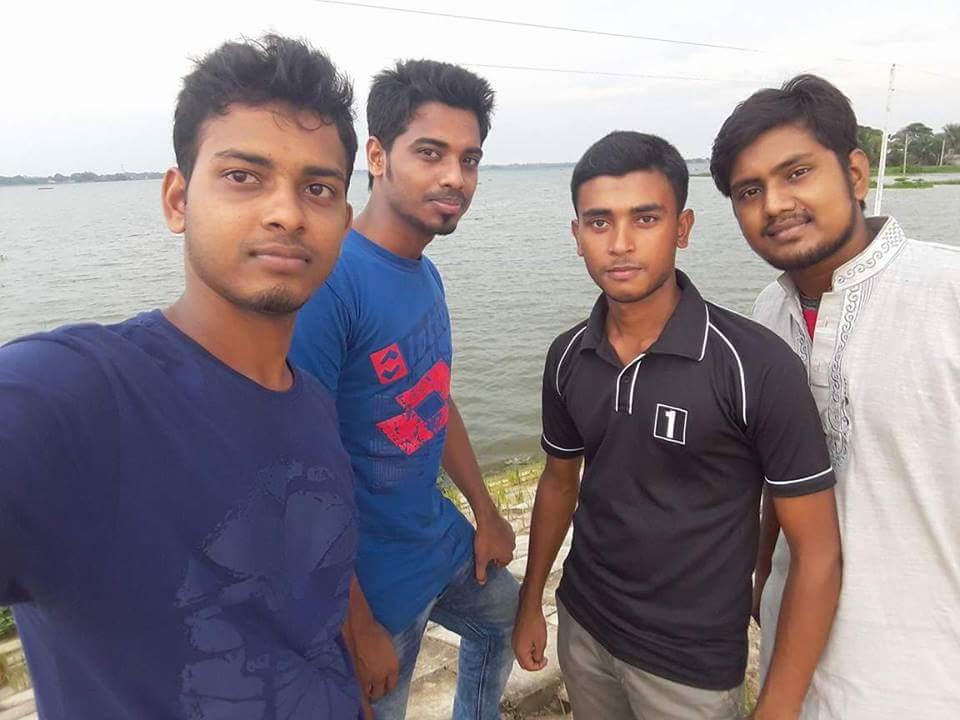
#> input picture Face recognition haar classifier/From image/pi.jpeg, 960 x 720 px
$ jupyter execute detection.ipynb
#> lines starting #> are read from the running program, lines starting #| are printed output that depends on the picture; after the words box and inside, x2 and y2 are one past the last pixel; in counts of white or black regions, pixels touching at a corner belong together
[cell 1]
import cv2

[cell 2]
# loading the test image
image = cv2.imread('pi.jpeg')# loading the test image
#> image is the input picture: shape (720, 960, 3); mean B, G, R 139, 132.1, 141.5

[cell 3]
# initialize the face recognizer (default face haar cascade)
face_cascade = cv2.CascadeClassifier("cascades/haarcascade_frontalface_default.xml")

[cell 4]
# converting to grayscale
image_gray = cv2.cvtColor(image, cv2.COLOR_BGR2GRAY)
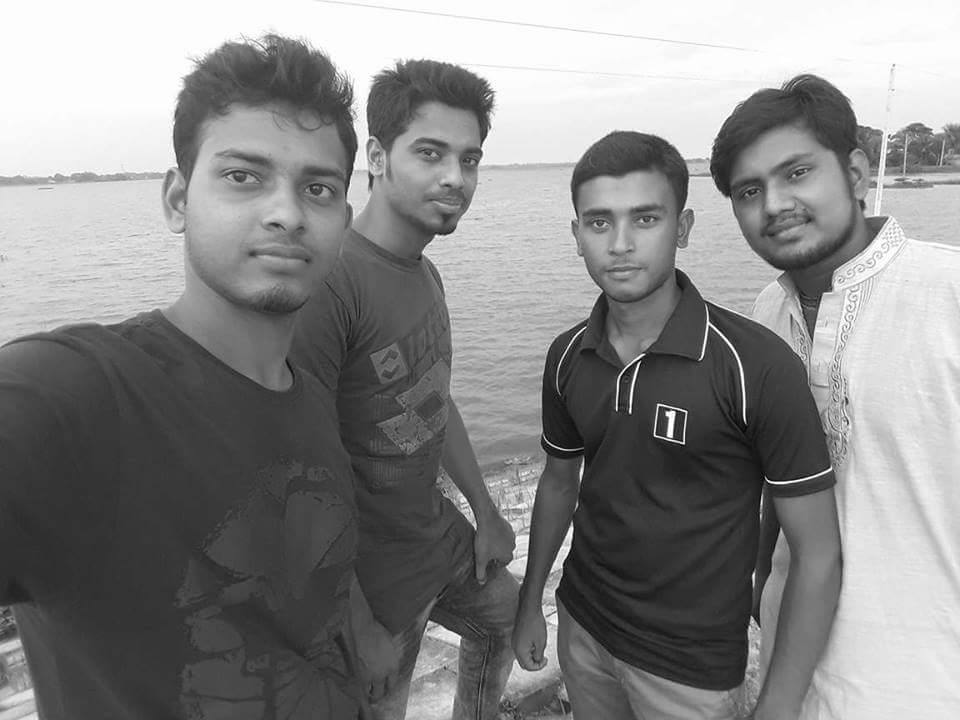
#> image_gray: shape (720, 960); min 0, max 255, mean 135.7

[cell 5]
cv2.imwrite("wegray.jpg", image_gray)
#> Out = True

[cell 6]
# detect all the faces in the image
faces = face_cascade.detectMultiScale(image_gray)
#> faces = [[808, 376, 28, 28], [840, 452, 61, 61], [560, 173, 124, 124], [382, 106, 129, 129], [709, 122, 142, 142], [177, 103, 203, 203]]
# print the number of faces detected
print(f"{len(faces)} faces detected in the image.")
#| 6 faces detected in the image.

[cell 7]
# for every face, draw a blue rectangle
for x, y, width, height in faces:
    cv2.rectangle(image, (x, y), (x + width, y + height), color=(255, 0, 0), thickness=2)
#> this loop made 6 passes
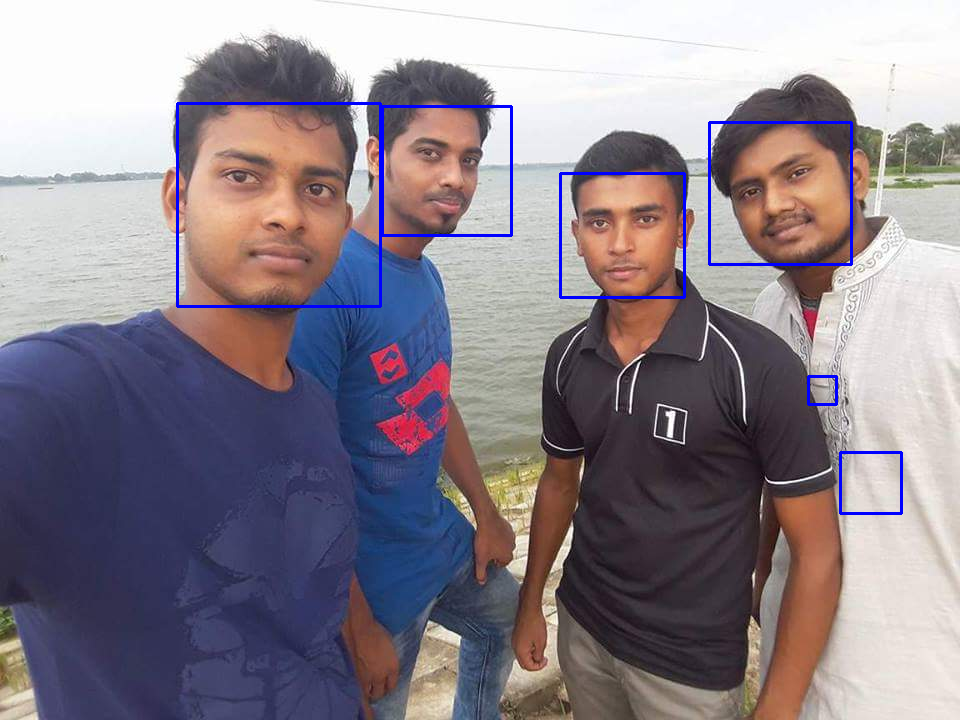
#> image: shape (720, 960, 3); 1.17% of pixels changed, all inside (x1, y1, x2, y2) = (176, 102, 903, 515)

[cell 8]
cv2.imwrite("detected.jpg", image)
#> Out = True
